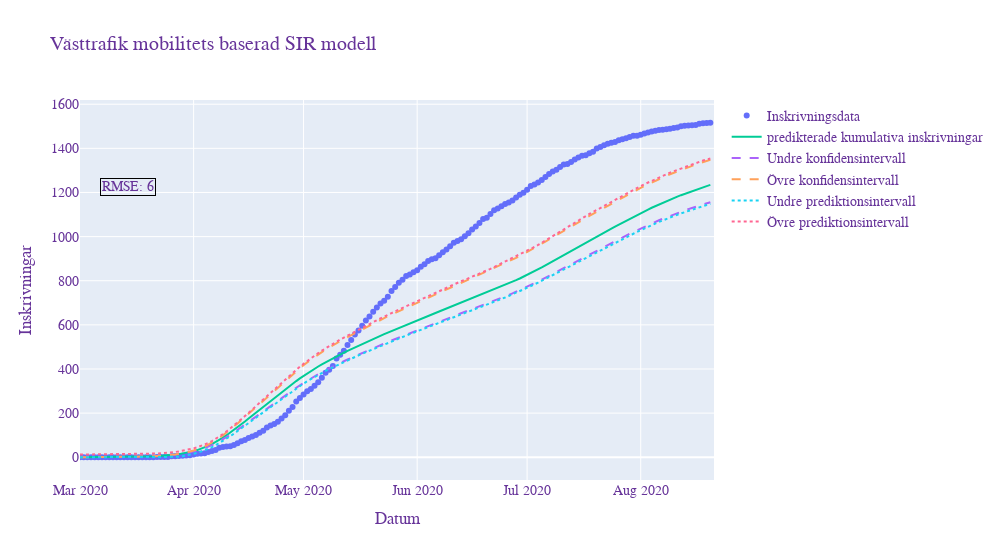

Here is the notebook cell this chart was saved with:
### Markdown cell above
Cell calcualtes the cumulative admissions and confidens/prediktion intervalls

### Code cell
numBetas = 50 #number of betas used for normal dist for conf. intervalls
numEpsilon = 500

##################  Confidence intervall calculation
confint = np.zeros([prediction_time,2]) #defines confidence intervall arrays


# Generates an array of betas using normal dist.
betas=np.random.multivariate_normal(popt,pcov,numBetas) 
values = np.zeros((prediction_time,numBetas))

for beta in range(len(betas)): 
  values[:,beta] = np.cumsum(modelfunction(t,*betas[beta]))
  
for day in range(len(t)):
  confint[day,0]=np.quantile(values[day,:],0.025)
  confint[day,1]=np.quantile(values[day,:],0.975)
  

##################  Prediction intervall calculation
#få med beta skattning i predictionsintervall, dvs generera beta och fel för varje dag 

std_residual = np.std(modelfunction(t_fittingdata,*popt)-dailyAdmissions[:fittingPoints], ddof=2) #calcuales standard deviation of residual between model and data
predint = np.zeros([prediction_time,2])

temp = []
pred_matrix = np.zeros((prediction_time,(numBetas*numEpsilon)))
for day in range(prediction_time): #loops trough model values each day a adds the error values generated from t-dist to each prediction 
  for beta in range(len(betas)):
      temp =  np.add(np.cumsum(modelfunction(t,*betas[beta]))[day],tdist.rvs(prediction_time,0,std_residual,numEpsilon))
      pred_matrix[day,(beta*numEpsilon):(beta*numEpsilon+numEpsilon)] = temp

for day in range(prediction_time): #calculates the prediction intervals
    predint[day,0] = np.quantile(pred_matrix[day],0.025)
    predint[day,1] = np.quantile(pred_matrix[day],0.975)
    
predint = np.clip(predint,0,None) #removes all negative values from lover prediction interval

fig = go.Figure() #Creates a plot using graph objects and then adds each graph to figure
fig.add_trace(go.Scatter( #plots the fitting admission data points
                    x=pd.Series(pd.date_range("2020-03-01", freq="D", periods=fittingPoints)), 
                    y=np.cumsum(dailyAdmissions),
                    mode='markers',
                    name='Inskrivningsdata'))
fig.add_trace(go.Scatter( #plots all the available admission data points
                    x=pd.Series(pd.date_range(pd.to_datetime('2020-03-01')+timedelta(days=fittingPoints), freq="D", periods=prediction_time-fittingPoints)),
                    y=np.cumsum(dailyAdmissions)[fittingPoints:],
                    mode='markers',
                    marker=dict(
                        color='firebrick',
                    ),
                    name='Admission data'))
fig.add_trace(go.Scatter(
                    x=pd.Series(pd.date_range("2020-03-01", freq="D", periods=prediction_time)), 
                    y=np.cumsum(modelfunction(t,*popt)),
                    mode='lines',
                    name='predikterade kumulativa inskrivningar'))
fig.add_trace(go.Scatter(
                    x=pd.Series(pd.date_range("2020-03-01", freq="D", periods=prediction_time)), 
                    y=confint[:,0],
                    mode='lines',
                    name='Undre konfidensintervall',
                    line = dict( width=2, dash='dash')))
fig.add_trace(go.Scatter(
                    x=pd.Series(pd.date_range("2020-03-01", freq="D", periods=prediction_time)), 
                    y=confint[:,1],
                    mode='lines',
                    name='Övre konfidensintervall',
                    line = dict(width=2, dash='dash')))
fig.add_trace(go.Scatter(
                    x=pd.Series(pd.date_range("2020-03-01", freq="D", periods=prediction_time)), 
                    y=predint[:,0],
                    mode='lines',
                    name='Undre prediktionsintervall',
                    line = dict(width=2, dash='dot')))
fig.add_trace(go.Scatter(
                    x=pd.Series(pd.date_range("2020-03-01", freq="D", periods=prediction_time)), 
                    y=predint[:,1],
                    mode='lines',
                    name='Övre prediktionsintervall',
                    line = dict(width=2, dash='dot')))
fig.add_annotation(x=pd.to_datetime("2020-03-01"),y=0, 
                   text=f"RMSE: {math.floor(mean_squared_error(dailyAdmissions[:prediction_time],modelfunction(t,*popt), squared = False))}",
                   showarrow=False,
                   bordercolor="black",
                   xshift=48,
                   yshift=270
                  )
fig.update_layout(
                    title='Västtrafik mobilitets baserad SIR modell',
                    xaxis_title='Datum',
                    yaxis_title='Inskrivningar',
                    autosize=False,
                    width=1000,
                    xaxis_range=["2020-03-01",pd.to_datetime('2020-03-01')+timedelta(days=prediction_time)],
                    
                    font=dict(
                      family="Courier New, monospace",
                      size=14,
                      color="RebeccaPurple"
                    )
)
fig.show()

### Figure 1 — Plotly figure (JSON) as saved in the notebook; plotly's stock layout.template omitted (floating-point values rounded to 4 significant figures; data arrays with more than 128 entries replaced by an {"elided": "..."} marker saying what was removed)
{"data": [{"mode": "markers", "name": "Inskrivningsdata", "type": "scatter", "x": {"elided": "173 str values"}, "y": {"elided": "173 int values"}}, {"marker": {"color": "firebrick"}, "mode": "markers", "name": "Admission data", "type": "scatter", "x": [], "y": []}, {"mode": "lines", "name": "predikterade kumulativa inskrivningar", "type": "scatter", "x": {"elided": "173 str values"}, "y": {"elided": "173 float values"}}, {"line": {"dash": "dash", "width": 2}, "mode": "lines", "name": "Undre konfidensintervall", "type": "scatter", "x": {"elided": "173 str values"}, "y": {"elided": "173 float values"}}, {"line": {"dash": "dash", "width": 2}, "mode": "lines", "name": "Övre konfidensintervall", "type": "scatter", "x": {"elided": "173 str values"}, "y": {"elided": "173 float values"}}, {"line": {"dash": "dot", "width": 2}, "mode": "lines", "name": "Undre prediktionsintervall", "type": "scatter", "x": {"elided": "173 str values"}, "y": {"elided": "173 float values"}}, {"line": {"dash": "dot", "width": 2}, "mode": "lines", "name": "Övre prediktionsintervall", "type": "scatter", "x": {"elided": "173 str values"}, "y": {"elided": "173 float values"}}], "layout": {"annotations": [{"bordercolor": "black", "showarrow": false, "text": "RMSE: 6", "x": "2020-03-01T00:00:00", "xshift": 48, "y": 0, "yshift": 270}], "autosize": false, "font": {"color": "RebeccaPurple", "family": "Courier New, monospace", "size": 14}, "title": {"text": "Västtrafik mobilitets baserad SIR modell"}, "width": 1000, "xaxis": {"range": ["2020-03-01", "2020-08-21T00:00:00"], "title": {"text": "Datum"}}, "yaxis": {"title": {"text": "Inskrivningar"}}}}
